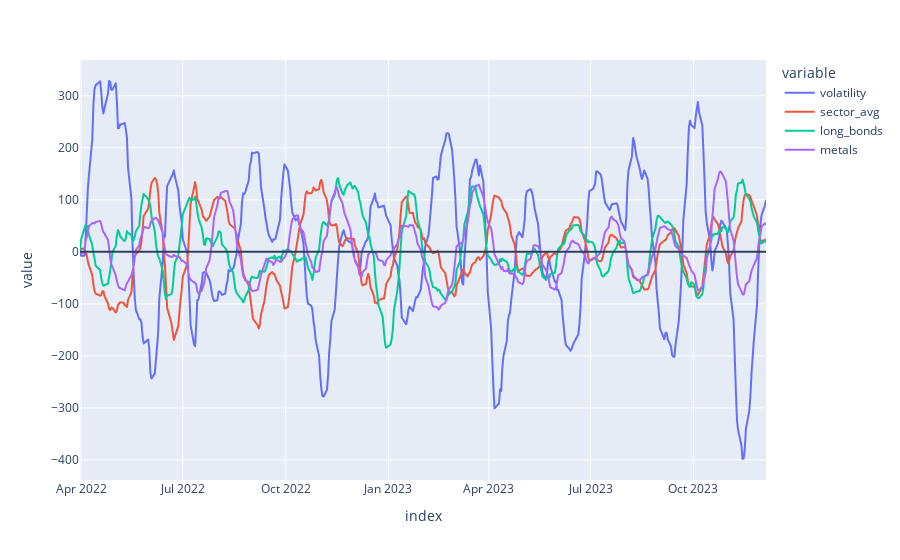

The notebook cell saved with this chart:
### Code cell
px.line(data_frame=condensed_df).add_hline(0)

### Figure 1 — Plotly figure (JSON) as saved in the notebook; plotly's stock layout.template omitted (floating-point values rounded to 4 significant figures; data arrays with more than 128 entries replaced by an {"elided": "..."} marker saying what was removed)
{"data": [{"hovertemplate": "variable=volatility<br>index=%{x}<br>value=%{y}<extra></extra>", "legendgroup": "volatility", "line": {"color": "#636efa", "dash": "solid"}, "marker": {"symbol": "circle"}, "mode": "lines", "name": "volatility", "showlegend": true, "type": "scattergl", "x": {"elided": "423 str values"}, "xaxis": "x", "y": {"elided": "423 float values"}, "yaxis": "y"}, {"hovertemplate": "variable=sector_avg<br>index=%{x}<br>value=%{y}<extra></extra>", "legendgroup": "sector_avg", "line": {"color": "#EF553B", "dash": "solid"}, "marker": {"symbol": "circle"}, "mode": "lines", "name": "sector_avg", "showlegend": true, "type": "scattergl", "x": {"elided": "423 str values"}, "xaxis": "x", "y": {"elided": "423 float values"}, "yaxis": "y"}, {"hovertemplate": "variable=long_bonds<br>index=%{x}<br>value=%{y}<extra></extra>", "legendgroup": "long_bonds", "line": {"color": "#00cc96", "dash": "solid"}, "marker": {"symbol": "circle"}, "mode": "lines", "name": "long_bonds", "showlegend": true, "type": "scattergl", "x": {"elided": "423 str values"}, "xaxis": "x", "y": {"elided": "423 float values"}, "yaxis": "y"}, {"hovertemplate": "variable=metals<br>index=%{x}<br>value=%{y}<extra></extra>", "legendgroup": "metals", "line": {"color": "#ab63fa", "dash": "solid"}, "marker": {"symbol": "circle"}, "mode": "lines", "name": "metals", "showlegend": true, "type": "scattergl", "x": {"elided": "423 str values"}, "xaxis": "x", "y": {"elided": "423 float values"}, "yaxis": "y"}], "layout": {"legend": {"title": {"text": "variable"}, "tracegroupgap": 0}, "margin": {"t": 60}, "shapes": [{"type": "line", "x0": 0, "x1": 1, "xref": "x domain", "y0": 0, "y1": 0, "yref": "y"}], "xaxis": {"anchor": "y", "domain": [0, 1], "title": {"text": "index"}}, "yaxis": {"anchor": "x", "domain": [0, 1], "title": {"text": "value"}}}}
